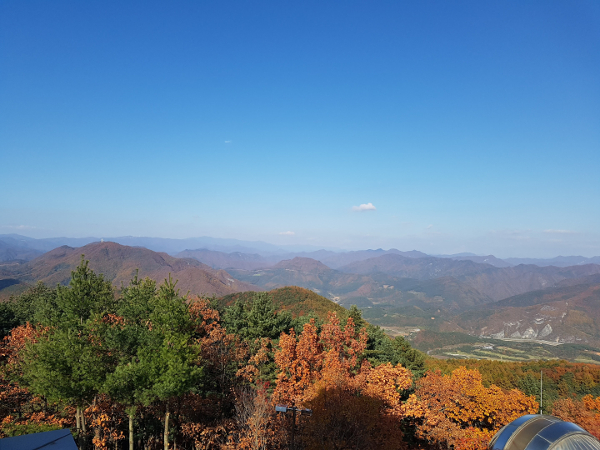
#> input picture img/mountain.jpg, 600 x 450 px
$ python 425_Histogram_gray.py
#> lines starting #> are read from the running program, lines starting #| are printed output that depends on the picture
import cv2
import numpy as np
import matplotlib.pyplot as plt

img = cv2.imread("../img/mountain.jpg")
#> img is the input picture: shape (450, 600, 3); mean B, G, R 151.4, 127.3, 100.2
cv2.imshow('img', img)

# draw histogram
hist = cv2.calcHist([img], [0], None, [256], [0,256])
#> hist = 256 values, max 5207 at index 223, min 0 at index 238, mean 1054.7
plt.plot(hist)

print(hist.shape)               #shape(256,1)
#| (256, 1)
print(hist.sum(), img.shape)    #총 합계와 이미지의 크기
#| 270000.0 (450, 600, 3)
plt.show()
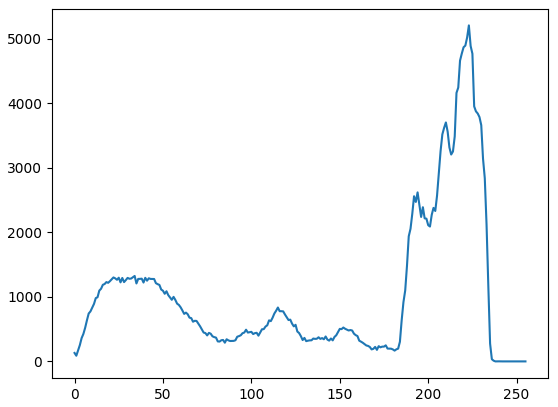
#> figure drawn by matplotlib, 1 panel; curve peaks at x = 223, y = 5207
